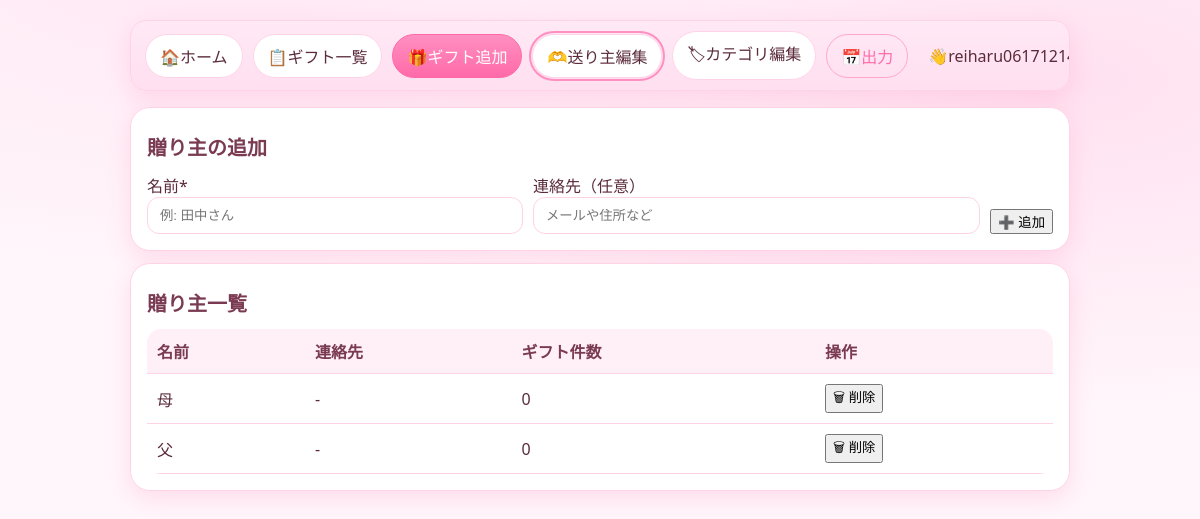
The page /givers (signed in) on the database as committed earlier.
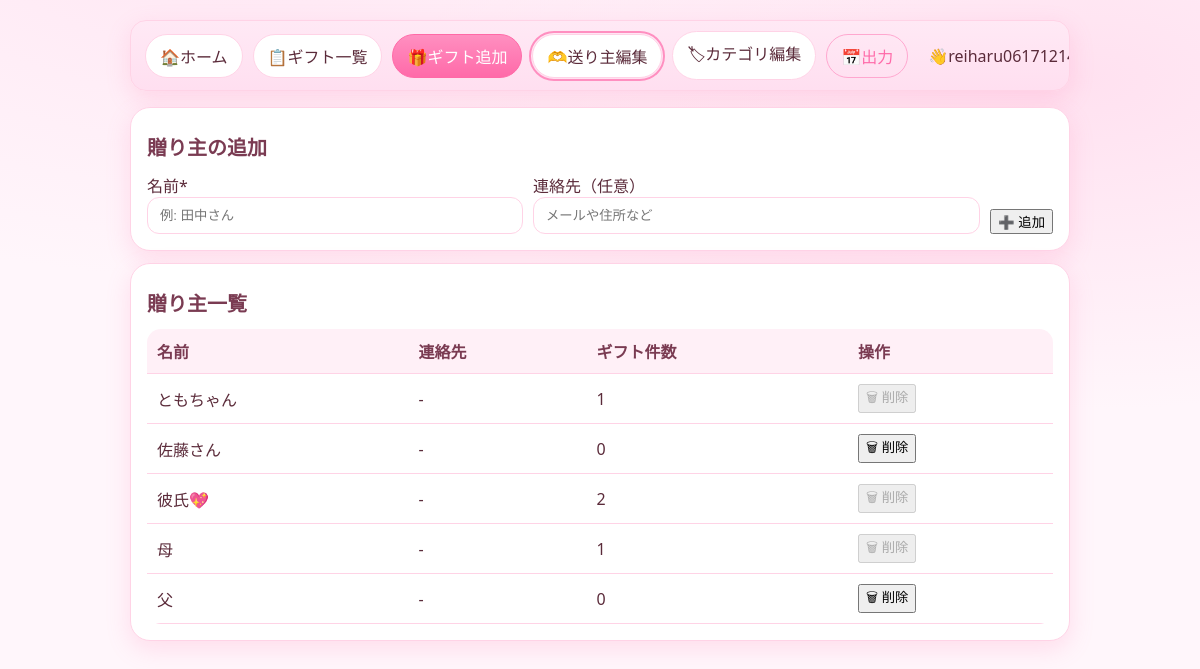
The same page on the database as committed later.
### app.py (models this page shows, shortened)
class User(db.Model, UserMixin):
    id = db.Column(db.Integer, primary_key=True)
    email = db.Column(db.String(255), unique=True, nullable=False)
    password_hash = db.Column(db.String(255), nullable=False)
    gifts = db.relationship("Gift", backref="user", lazy=True)
    givers = db.relationship("Giver", backref="user", lazy=True)
    categories = db.relationship("Category", backref="user", lazy=True)

class Giver(db.Model):
    id = db.Column(db.Integer, primary_key=True)
    user_id = db.Column(db.Integer, db.ForeignKey("user.id"), nullable=False)
    name = db.Column(db.String(120), nullable=False)
    contact = db.Column(db.String(255))
    gifts = db.relationship("Gift", backref="giver", lazy=True)

### app.py (the view, shortened to what this page needs)
@app.route("/givers", methods=["GET", "POST"])
@login_required
def givers():
    items = Giver.query.filter_by(user_id=current_user.id).order_by(Giver.name).all()
    return render_template("givers.html", title="贈り主", givers=items)

### app.py (called while the page is built)
@login_manager.user_loader
def load_user(user_id: str):
    return db.session.get(User, int(user_id))

### templates/givers.html
{% extends "base.html" %}
{% block content %}
  <div class="card">
    <h2>贈り主の追加</h2>
    <form method="post" class="form-inline">
      <div class="form-group">
        <label for="giver-name">名前*</label>
        <input id="giver-name" name="name" placeholder="例: 田中さん" required>
      </div>
      <div class="form-group">
        <label for="giver-contact">連絡先（任意）</label>
        <input id="giver-contact" name="contact" placeholder="メールや住所など">
      </div>
      <button class="btn primary" type="submit">➕ 追加</button>
    </form>
  </div>
  <div class="card">
    <h2>贈り主一覧</h2>
    <table class="table" aria-label="贈り主一覧">
      <thead>
        <tr>
          <th scope="col">名前</th>
          <th scope="col">連絡先</th>
          <th scope="col" class="text-right">ギフト件数</th>
          <th scope="col" class="text-right">操作</th>
        </tr>
      </thead>
      <tbody>
        {% for g in givers %}
        <tr>
          <td>{{ g.name }}</td>
          <td class="small">{{ g.contact or "-" }}</td>
          <td class="text-right">{{ g.gifts|length }}</td>
          <td class="text-right">
            <form method="post" action="{{ url_for('giver_delete', giver_id=g.id) }}"
                  onsubmit="return confirm('「{{ g.name }}」を削除します。よろしいですか？');"
                  class="inline-form">
              <button class="btn danger"
                      {% if g.gifts|length > 0 %}disabled title="この贈り主はギフトに紐付いています"{% endif %}>
                🗑 削除
              </button>
            </form>
          </td>
        </tr>
        {% else %}
        <tr>
          <td colspan="4" class="text-center muted small">
            まだ贈り主が登録されていません。上のフォームから追加してください。
          </td>
        </tr>
        {% endfor %}
      </tbody>
    </table>
  </div>
{% endblock %}

### templates/base.html (shortened to what this page needs)
<!doctype html>
<html lang="ja">
<head>
</head>
<body>
  <div class="container">
    <nav class="nav" aria-label="メイン">
      <a href="{{ url_for('home') }}"
         class="btn {{ 'active' if request.path == url_for('home') else '' }}">🏠ホーム</a>
      <a href="{{ url_for('gifts') }}"
         class="btn {{ 'active' if request.path.startswith(url_for('gifts')) else '' }}">📋ギフト一覧</a>
      <a href="{{ url_for('gift_new') }}"
         class="btn primary {{ 'active' if request.path == url_for('gift_new') else '' }}">🎁ギフト追加</a>
      <a href="{{ url_for('givers') }}"
         class="btn {{ 'active' if request.path == url_for('givers') else '' }}">🫶送り主編集</a>
      <a href="{{ url_for('categories') }}"
         class="btn {{ 'active' if request.path == url_for('categories') else '' }}">🏷カテゴリ編集</a>
      <a href="{{ url_for('calendar_feed') }}" class="btn ghost">📅出力</a>
      {% if current_user.is_authenticated %}
        <span class="small">👋{{ current_user.email }}</span>
      {% else %}
        <a href="{{ url_for('login') }}" class="btn">ログイン</a>
        <a href="{{ url_for('register') }}" class="btn">新規登録</a>
      {% endif %}
    </nav>
    <main>
      {% block content %}{% endblock %}
    </main>
  </div>
</body>
</html>

### templates/base.html (style rules this page uses)
:root { --bg:#fff6fb; --card:#ffffff; --ink:#5b2b3a; --muted:#9b6b7a; --line:#ffd3e6; --accent:#ff6aa9; --accent-2:#ff8fc0; --accent-3:#ffa7cf; --ok:#10b981; --warn:#f59e0b; --err:#ef4444; --shadow: 0 8px 24px rgba(255,106,169,.18); }
* { box-sizing:border-box }
html,body { height:100% }
body { margin:0; background: radial-gradient(1200px 600px at 20% -10%, #ffe6f3 0%, rgba(255,230,243,0) 60%), radial-gradient(1200px 600px at 90% 10%, #ffe1f0 0%, rgba(255,225,240,0) 55%), var(--bg); color:var(--ink); font-family: ui-sans-serif, system-ui, "Segoe UI", Roboto, Helvetica, Arial; -webkit-font-smoothing: antialiased; }
.container { max-width:980px;margin:0 auto;padding:20px }
nav.nav { display: flex; gap: 10px; align-items: center; margin-bottom:16px; padding:10px 14px; border-radius:16px; background: linear-gradient(180deg, #ffe9f5, #ffdff0); border:1px solid var(--line); box-shadow: var(--shadow); flex-wrap: nowrap; overflow-x: auto; overflow-y: hidden; -webkit-overflow-scrolling: touch; scrollbar-width: thin; }
nav.nav .btn { padding:9px 14px; border-radius:999px; background:#fff; border:1px solid var(--line); color:var(--ink); text-decoration:none; display:inline-flex; align-items:center; gap:6px; transition: transform .06s ease, box-shadow .2s ease, background .2s ease; white-space: nowrap; word-break: keep-all; line-break: strict; flex-shrink: 0; }
nav.nav .small { white-space:nowrap; flex-shrink:0; }
nav.nav .btn.primary { background: linear-gradient(180deg, var(--accent-2), var(--accent)); color:white; border:1px solid #ff69a6; }
nav.nav .btn.ghost { background:transparent; border-color: var(--accent-3); color:var(--accent); }
nav.nav .btn.active { outline: 2px solid var(--accent-2); outline-offset: 1px; }
.card { background: var(--card); border:1px solid var(--line); border-radius:20px; padding:16px; margin:12px 0; box-shadow: var(--shadow); }
h1,h2 { margin:8px 0 12px; }
h2 { font-size:20px; color:#7a3b52 }
.table { width:100%; border-collapse:collapse; overflow:hidden; border-radius:14px }
.table th,.table td { border-bottom:1px solid var(--line); padding:10px; text-align:left }
.table thead th { background:#fff0f7; color:#7a3b52; font-weight:700 }
input,select,textarea { width:100%; padding:10px 12px; border-radius:12px; border:1px solid var(--line); background:#fff; color:var(--ink); outline:none; transition:border .15s ease, box-shadow .15s ease; }
.text-right { text-align:right }
.inline-form { display:inline }
.form-inline { display: flex; gap: 10px; align-items: flex-end; flex-wrap: wrap; }
.form-inline .form-group { flex: 1 1 auto; min-width: 200px; }

Rows that differ between the two databases and show on the page:
added Giver: name "ともちゃん", contact "-", gifts|length "1"
added Giver: name "佐藤さん", contact "-", gifts|length "0"
added Giver: name "彼氏💖", contact "-", gifts|length "2"
computed for Giver (number 4 of 5 on the later page): gifts|length "0" → "1"
